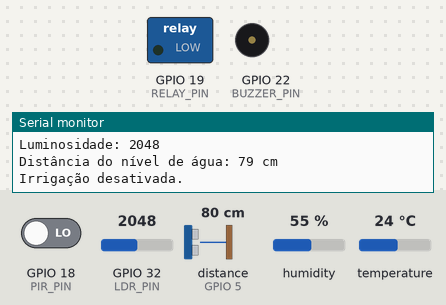
This sketch was run on a simulated ESP32. Parts: switched loads named in the sketch (green lamp = pin HIGH), buzzer (waves = sounding, pin HIGH), the last lines printed to the serial monitor. Wiring (inferred from the names in the program): ultrasonic range finder: trigger GPIO 4; echo GPIO 5. Inputs (shaded band) come from the test bench; at power-on: GPIO 18 (PIR_PIN) LOW, GPIO 32 (LDR_PIN) = 2048, distance to the obstacle (sensor on GPIO 5) 80 cm, humidity 55 %, temperature 24 °C. The echo pulse lasts 58.3 µs per cm; pins used as bus, display or sensor lines are not drawn.

Above: at 2.8 s.
2.9 s: GPIO 18 (PIR_PIN) driven HIGH
At 4.5 s:
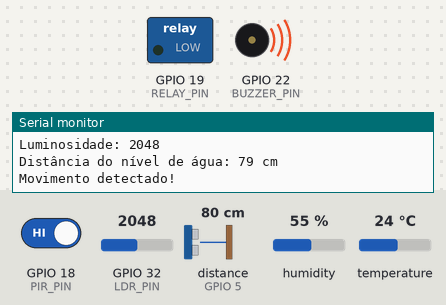
8.9 s: GPIO 18 (PIR_PIN) driven LOW
At 9.8 s:
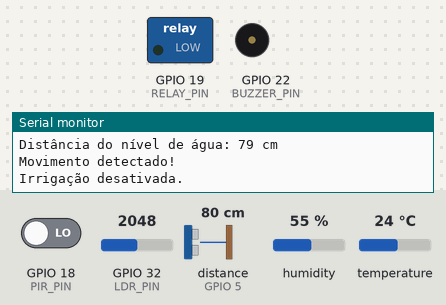
Timing chart, 0 to 11.9 s (numbered marks = the images above; inputs shaded):
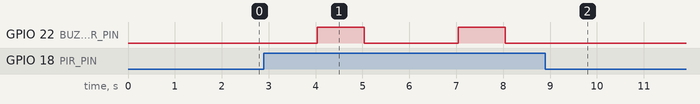

The sketch:

circuito.ino
```cpp
#include <DHT.h>
#define DHTPIN 15         // GPIO para o sensor DHT22
#define DHTTYPE DHT22     // Tipo do sensor DHT
#define PIR_PIN 18        // GPIO para o sensor PIR
#define LDR_PIN 32        // GPIO para o sensor LDR
#define RELAY_PIN 19      // GPIO para o relé da bomba de água
#define BUZZER_PIN 22     // GPIO para o buzzer
#define TRIG_PIN 4        // GPIO para o Trig do HC-SR04
#define ECHO_PIN 5        // GPIO para o Echo do HC-SR04

DHT dht(DHTPIN, DHTTYPE);  // Inicializa o sensor DHT

float temperatura, umidade;  // Variáveis para armazenar temperatura e umidade
int luminosidade;            // Variável para armazenar a luminosidade lida pelo LDR
bool movimentoDetectado = false; // Flag para indicar movimento detectado pelo PIR
long duracao;                // Duração do pulso do sensor ultrassônico
int distancia;               // Distância medida pelo sensor ultrassônico

void setup() {
  Serial.begin(115200);      // Inicializa a comunicação serial
  dht.begin();               // Inicializa o sensor DHT
  pinMode(PIR_PIN, INPUT);   // Configura o pino PIR como entrada
  pinMode(LDR_PIN, INPUT);   // Configura o pino LDR como entrada
  pinMode(RELAY_PIN, OUTPUT);// Configura o pino do relé como saída
  pinMode(BUZZER_PIN, OUTPUT); // Configura o pino do buzzer como saída
  pinMode(TRIG_PIN, OUTPUT); // Configura o pino TRIG do ultrassônico como saída
  pinMode(ECHO_PIN, INPUT);  // Configura o pino ECHO do ultrassônico como entrada

  digitalWrite(RELAY_PIN, LOW);  // Desativa o relé (irrigação)
  digitalWrite(BUZZER_PIN, LOW); // Desativa o buzzer
}

void loop() {
  // Leitura do sensor DHT22 para obter temperatura e umidade
  temperatura = dht.readTemperature();
  umidade = dht.readHumidity();
  Serial.print("Temperatura: "); Serial.print(temperatura); Serial.print(" °C");
  Serial.print(" - Umidade: "); Serial.print(umidade); Serial.println(" %");

  // Leitura do sensor LDR para medir a intensidade de luz
  luminosidade = analogRead(LDR_PIN);
  Serial.print("Luminosidade: "); Serial.println(luminosidade);

  // Leitura do sensor ultrassônico HC-SR04 para medir o nível de água
  digitalWrite(TRIG_PIN, LOW);
  delayMicroseconds(2);
  digitalWrite(TRIG_PIN, HIGH);
  delayMicroseconds(10);
  digitalWrite(TRIG_PIN, LOW);
  duracao = pulseIn(ECHO_PIN, HIGH);
  distancia = duracao * 0.034 / 2;
  Serial.print("Distância do nível de água: "); Serial.print(distancia); Serial.println(" cm");

  // Verifica o estado do sensor PIR para detecção de movimento
  movimentoDetectado = digitalRead(PIR_PIN);
  if (movimentoDetectado) {
    Serial.println("Movimento detectado!");
    digitalWrite(BUZZER_PIN, HIGH); // Ativa o buzzer ao detectar movimento
    delay(1000);
    digitalWrite(BUZZER_PIN, LOW);  // Desativa o buzzer após o alerta
  }

  // Controle de irrigação com base nas leituras dos sensores
  if (umidade < 50 && temperatura > 25 && distancia < 20) { // Condições para irrigação
    if (luminosidade < 600) {
      digitalWrite(RELAY_PIN, HIGH);  // Ativa a bomba de água
      Serial.println("Irrigação ativada.");
    }
  } else {
    digitalWrite(RELAY_PIN, LOW);  // Desativa a bomba de água
    Serial.println("Irrigação desativada.");
  }

  delay(2000);  // Intervalo entre leituras e atualizações
}
```

Measured:
- after the input at 2.9 s, GPIO 22 (BUZZER_PIN): alternates HIGH for 1.0 s and LOW for 2.0 s, starting after 1.1 s
- after the input at 8.9 s, GPIO 22 (BUZZER_PIN): stops changing and stays LOW
